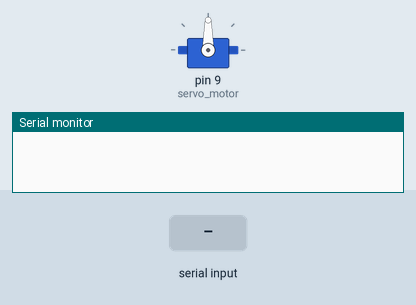
Recording of a sketch running on a simulated Arduino Uno, built for the host (arithmetic inside an expression is 32-bit, double 64-bit). On the bench: servo, the last lines printed to the serial monitor. Inputs (shaded band) come from the test bench.

Above: at 1.2 s.
1.3 s: "2\n" received over Serial
At 2.4 s:
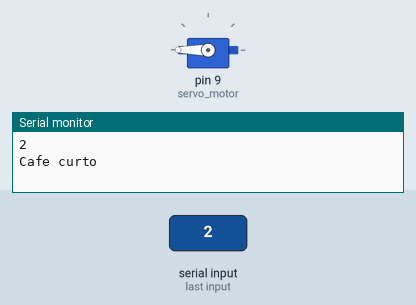
2.8 s: "1\n" received over Serial
At 4.7 s:
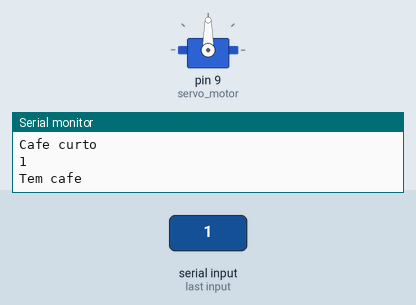
Timing chart, 0 to 6.2 s (numbered marks = the images above; inputs shaded):
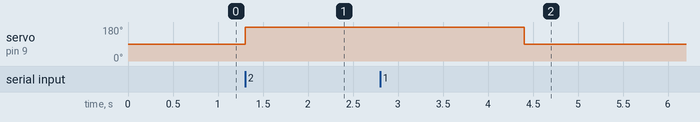

Measured:
- after the input at 1.3 s, servo on pin 9 (servo_motor): 90° → 180° at once
- after the input at 2.8 s, servo on pin 9 (servo_motor): 180° → 90° after 1.6 s

The sketch:

aula7.ino
```cpp
#include <Ultrasonic.h>
#include <Servo.h>

HC_SR04 sensor1(3, 2); // (trigger, echo)
int distancia;
int state;
Servo servo_motor;

void setup() {
  Serial.begin(9600);
  servo_motor.attach(9);
}

void loop() {
//  Serial.println(String("Distância: ") + sensor1.distance() + String(" cm"));
  if (Serial.available() > 0) {
    state = Serial.parseInt();
    Serial.println(state);
  }

  distancia = sensor1.distance();

  if (state == 1) {
    if (distancia < 20) {
      Serial.println("Tem cafe");
      servo_motor.write(90);
    } else {
      Serial.println("Nao tem cafe");
      servo_motor.write(0);
    }
    delay(100);
  }

  if (state == 2) {
    servo_motor.write(90);
    if (distancia > 30) {
      Serial.println("Cafe longo");
      servo_motor.write(0);
      delay(6000);
    } else {
      Serial.println("Cafe curto");
      servo_motor.write(180);
      delay(3000);
    }

    delay(100);
  }

}
```
